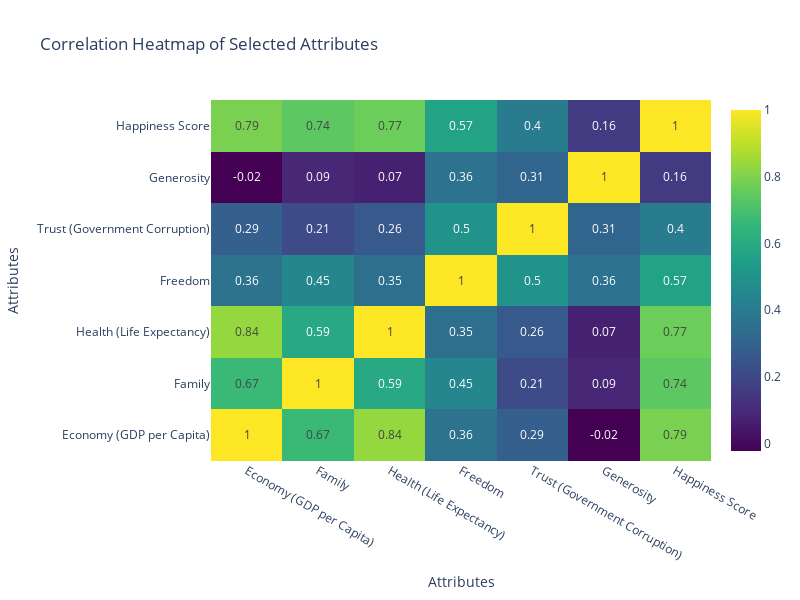

Source (notebook cell):
### Markdown cell above
>Find the correlation between the Economy (GDP per Capita), Family, Health (Life Expectancy), Freedom, Trust (Government Corruption), Generosity and Happiness score. You may like to represent the correlation as a heatmap of a readable, visually appealing size.

### Code cell
import pandas as pd
import plotly.graph_objects as go

# Step 1: Create a sub-dataset with selected attributes
selected_columns = [
    'Economy (GDP per Capita)', 'Family', 'Health (Life Expectancy)',
    'Freedom', 'Trust (Government Corruption)', 'Generosity', 'Happiness Score'
]

df_subset = df[selected_columns]

# Step 2: Compute correlation matrix
correlation_matrix = df_subset.corr()

# Step 3: Create a heatmap using Plotly
fig2 = go.Figure(data=go.Heatmap(
    z=correlation_matrix.values,
    x=correlation_matrix.columns,
    y=correlation_matrix.index,
    colorscale='Viridis',
    text=correlation_matrix.round(2).values,  # Display correlation values
    texttemplate="%{text}",  # Format text inside heatmap cells
))

# Update layout
fig2.update_layout(
    title="Correlation Heatmap of Selected Attributes",
    xaxis_title="Attributes",
    yaxis_title="Attributes",
    width=800,
    height=600
)

# Show the figure
fig2.show()

### Figure 1 — Plotly figure (JSON) as saved in the notebook; plotly's stock layout.template omitted (floating-point values rounded to 4 significant figures)
{"data": [{"colorscale": [[0, "#440154"], [0.1111, "#482878"], [0.2222, "#3e4989"], [0.3333, "#31688e"], [0.4444, "#26828e"], [0.5556, "#1f9e89"], [0.6667, "#35b779"], [0.7778, "#6ece58"], [0.8889, "#b5de2b"], [1, "#fde725"]], "text": [[1, 0.67, 0.84, 0.36, 0.29, -0.02, 0.79], [0.67, 1, 0.59, 0.45, 0.21, 0.09, 0.74], [0.84, 0.59, 1, 0.35, 0.26, 0.07, 0.77], [0.36, 0.45, 0.35, 1, 0.5, 0.36, 0.57], [0.29, 0.21, 0.26, 0.5, 1, 0.31, 0.4], [-0.02, 0.09, 0.07, 0.36, 0.31, 1, 0.16], [0.79, 0.74, 0.77, 0.57, 0.4, 0.16, 1]], "texttemplate": "%{text}", "type": "heatmap", "x": ["Economy (GDP per Capita)", "Family", "Health (Life Expectancy)", "Freedom", "Trust (Government Corruption)", "Generosity", "Happiness Score"], "y": ["Economy (GDP per Capita)", "Family", "Health (Life Expectancy)", "Freedom", "Trust (Government Corruption)", "Generosity", "Happiness Score"], "z": [[1, 0.6697, 0.8356, 0.3645, 0.2874, -0.02209, 0.7914], [0.6697, 1, 0.5904, 0.4504, 0.2136, 0.08963, 0.7393], [0.8356, 0.5904, 1, 0.35, 0.2633, 0.07027, 0.7661], [0.3645, 0.4504, 0.35, 1, 0.5026, 0.3631, 0.5673], [0.2874, 0.2136, 0.2633, 0.5026, 1, 0.3059, 0.402], [-0.02209, 0.08963, 0.07027, 0.3631, 0.3059, 1, 0.1568], [0.7914, 0.7393, 0.7661, 0.5673, 0.402, 0.1568, 1]]}], "layout": {"height": 600, "title": {"text": "Correlation Heatmap of Selected Attributes"}, "width": 800, "xaxis": {"title": {"text": "Attributes"}}, "yaxis": {"title": {"text": "Attributes"}}}}
